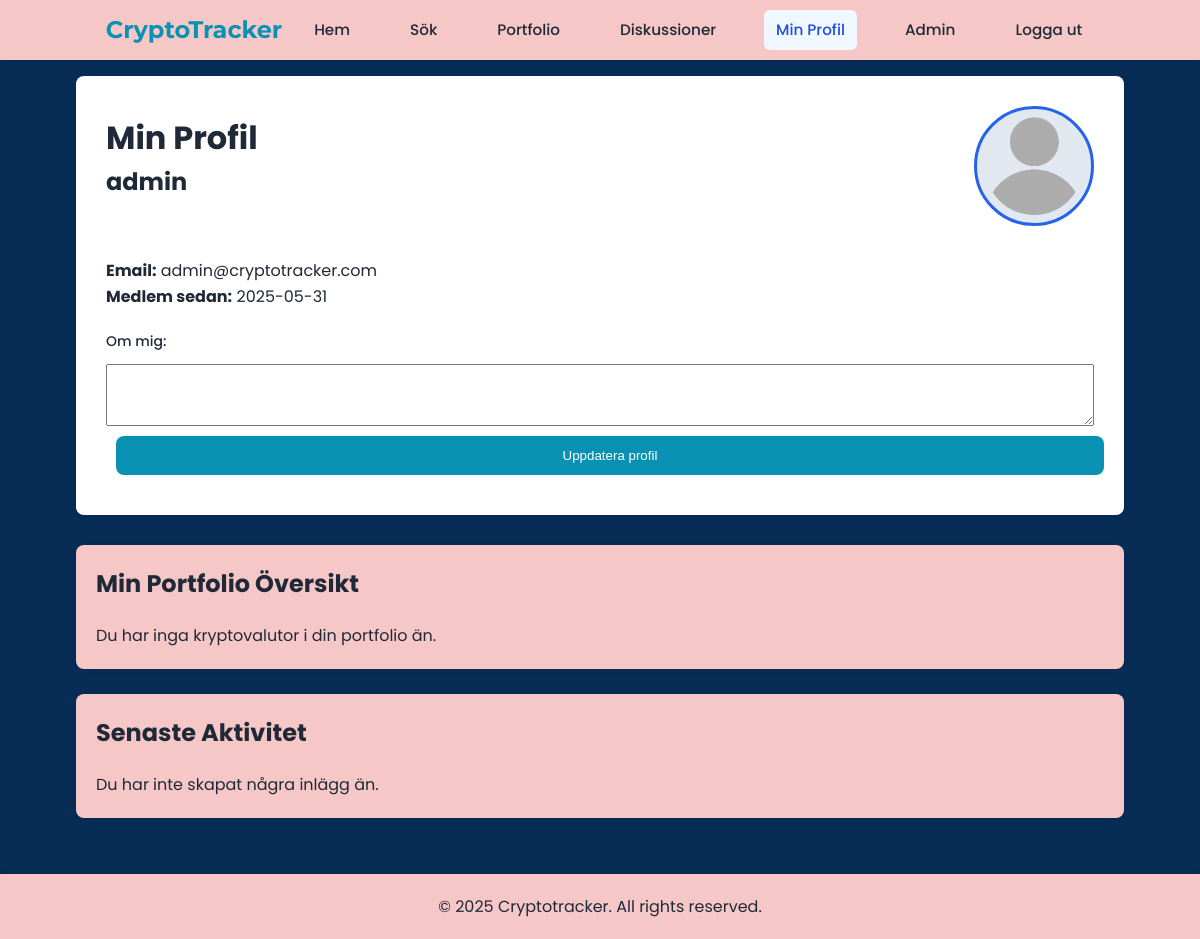
Page /pages/profile.php (signed in) on the earlier database version.
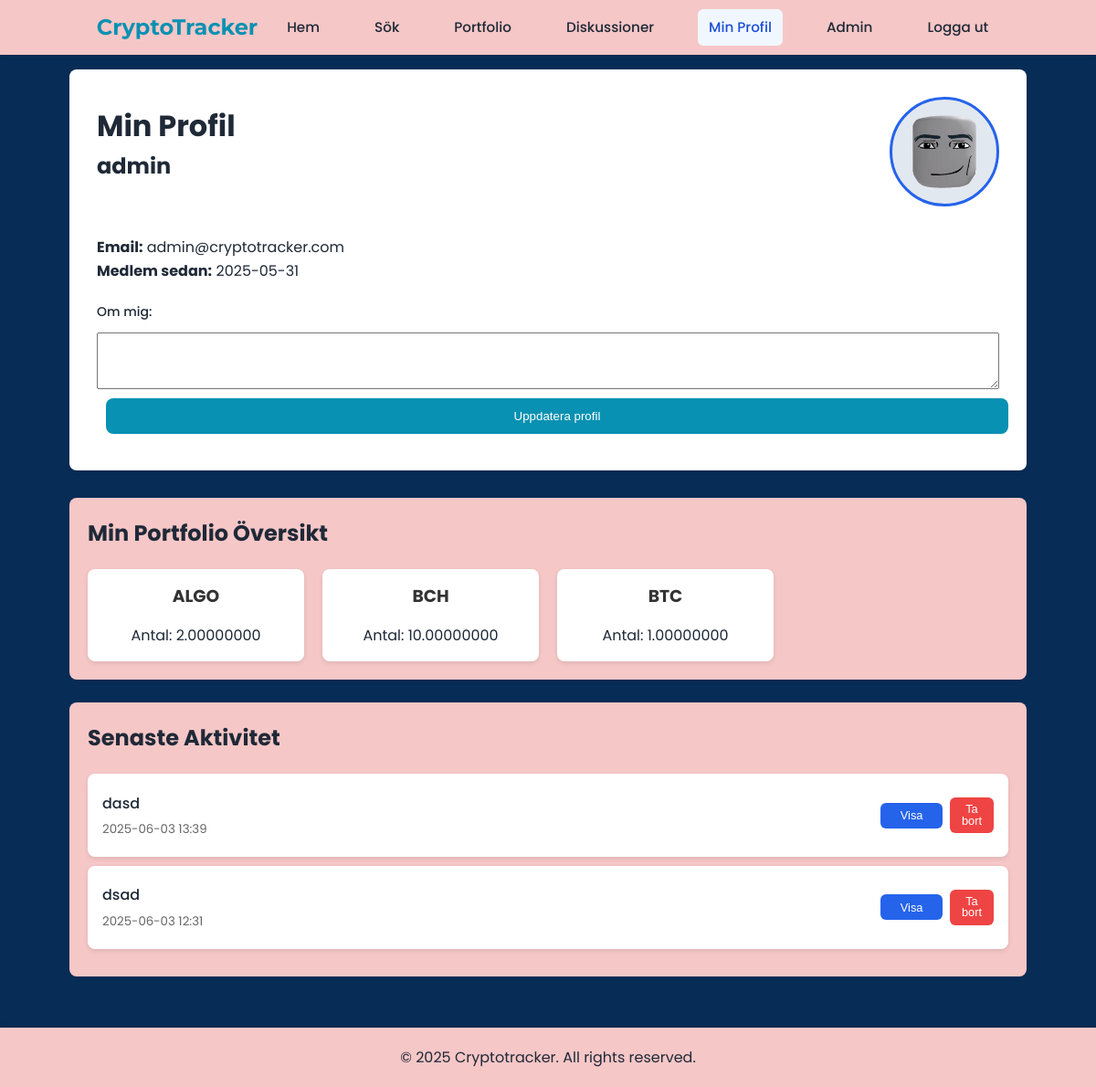
Same page on the later database version.
### tables this page shows
CREATE TABLE users (
    id INTEGER PRIMARY KEY AUTOINCREMENT,
    username VARCHAR(50) UNIQUE NOT NULL,
    password VARCHAR(255) NOT NULL,
    email VARCHAR(100) UNIQUE NOT NULL,
    role VARCHAR(20) DEFAULT 'user',
    profile_image VARCHAR(255),
    created_at TIMESTAMP DEFAULT CURRENT_TIMESTAMP
, bio TEXT);

CREATE TABLE posts (
    id INTEGER PRIMARY KEY AUTOINCREMENT,
    user_id INTEGER,
    crypto_symbol VARCHAR(10) NOT NULL,
    title VARCHAR(100) NOT NULL,
    content TEXT NOT NULL,
    image_url VARCHAR(255),
    created_at TIMESTAMP DEFAULT CURRENT_TIMESTAMP,
    FOREIGN KEY (user_id) REFERENCES users(id) ON DELETE CASCADE
);

### pages/profile.php (the view, shortened to what the changed rows need)
<?php
try {
    $db = new PDO('sqlite:' . __DIR__ . '/../db/crypto_tracker.db');
    $db->setAttribute(PDO::ATTR_ERRMODE, PDO::ERRMODE_EXCEPTION);
    $userId = $_SESSION['user_id'];
    $user = null;
    $stmt = $db->prepare("SELECT username, email, bio, created_at, profile_image FROM users WHERE id = ?");
    $stmt->execute([$userId]);
    $user = $stmt->fetch(PDO::FETCH_ASSOC);
} catch(PDOException $e) {
    $error = "Databasfel: " . $e->getMessage();
} catch(Exception $e) {
    $error = $e->getMessage();
}
?>
<!DOCTYPE html>
<html lang="sv">
<head>
    <link rel="stylesheet" href="../css/styles.css">
</head>
<body>
    <div class="container">
        <?php if ($user): ?>
            <div class="profile-card">
                <div class="profile-header">
                    <div class="profile-info">
                        <h1>Min Profil</h1>
                        <h2><?= htmlspecialchars($user['username']) ?></h2>
                    </div>
                    <div class="profile-image-container">
                        <img src="<?= $user['profile_image'] ? '../' . htmlspecialchars($user['profile_image']) : '../images/default-profile.png' ?>"
                             alt="" class="profile-image">
                    </div>
                </div>
                <p><strong>Email:</strong> <?= htmlspecialchars($user['email']) ?></p>
                <p><strong>Medlem sedan:</strong> <?= date('Y-m-d', strtotime($user['created_at'])) ?></p>
                <form method="POST" class="profile-form">
                    <div class="form-group">
                        <label for="bio">Om mig:</label>
                        <textarea id="bio" name="bio" rows="4"><?= htmlspecialchars($user['bio'] ?? '') ?></textarea>
                    </div>
                    <button type="submit" class="btn">Uppdatera profil</button>
                </form>
            </div>
            <div class="dashboard-section">
                <h2>Min Portfolio Översikt</h2>
                <?php
                try {
                    $stmt = $db->prepare("
                        SELECT crypto_symbol, SUM(amount) as total_amount
                        FROM portfolio
                        WHERE user_id = ?
                        GROUP BY crypto_symbol
                    ");
                    $stmt->execute([$userId]);
                    $portfolio = $stmt->fetchAll(PDO::FETCH_ASSOC);
                    if (count($portfolio) > 0): ?>
                        <div class="portfolio-summary">
                            <?php foreach ($portfolio as $holding): ?>
                                <div class="holding-card">
                                    <h3><?= htmlspecialchars($holding['crypto_symbol']) ?></h3>
                                    <p>Antal: <?= number_format($holding['total_amount'], 8) ?></p>
                                </div>
                            <?php endforeach; ?>
                        </div>
                    <?php else: ?>
                        <p>Du har inga kryptovalutor i din portfolio än.</p>
                    <?php endif;
                } catch(PDOException $e) {
                    echo "<p class='error'>Kunde inte hämta portfolio: " . htmlspecialchars($e->getMessage()) . "</p>";
                }
                ?>
            </div>
            <div class="dashboard-section">
                <h2>Senaste Aktivitet</h2>
                <?php
                try {
                    $stmt = $db->prepare("
                        SELECT p.*, u.username
                        FROM posts p
                        JOIN users u ON p.user_id = u.id
                        WHERE p.user_id = ?
                        ORDER BY p.created_at DESC
                        LIMIT 5
                    ");
                    $stmt->execute([$userId]);
                    $posts = $stmt->fetchAll(PDO::FETCH_ASSOC);
                    if (count($posts) > 0): ?>
                        <div class="activity-list">
                            <?php foreach ($posts as $post): ?>
                                <div class="activity-item">
                                    <div class="activity-content">
                                        <p><?= htmlspecialchars($post['title']) ?></p>
                                        <small><?= date('Y-m-d H:i', strtotime($post['created_at'])) ?></small>
                                    </div>
                                    <div class="activity-actions">
                                        <button onclick="viewPost(<?= $post['id'] ?>)" class="view-btn small">Visa</button>
                                        <form action="../api/delete_post.php" method="POST" style="display: inline;" onsubmit="return confirm('Är du säker på att du vill ta bort detta inlägg?');">
                                            <button type="submit" class="delete-btn small">Ta bort</button>
                                        </form>
                                    </div>
                                </div>
                            <?php endforeach; ?>
                        </div>
                    <?php else: ?>
                        <p>Du har inte skapat några inlägg än.</p>
                    <?php endif;
                } catch(PDOException $e) {
                    echo "<p class='error'>Kunde inte hämta aktivitet: " . htmlspecialchars($e->getMessage()) . "</p>";
                }
                ?>
            </div>
        <?php endif; ?>
    </div>
</body>
</html>

Differences in the rows shown:
changed users "admin": profile_image: picture added
added posts: title "dasd", created_at "2025-06-03 13:39"
added posts: title "dsad", created_at "2025-06-03 12:31"
Other differences:
new list line: "ALGO Antal: 2.00000000"
new list line: "BCH Antal: 10.00000000"
new list line: "BTC Antal: 1.00000000"
text no longer shown: "Du har inga kryptovalutor i din portfolio än. Du har inte skapat några inlägg än."
